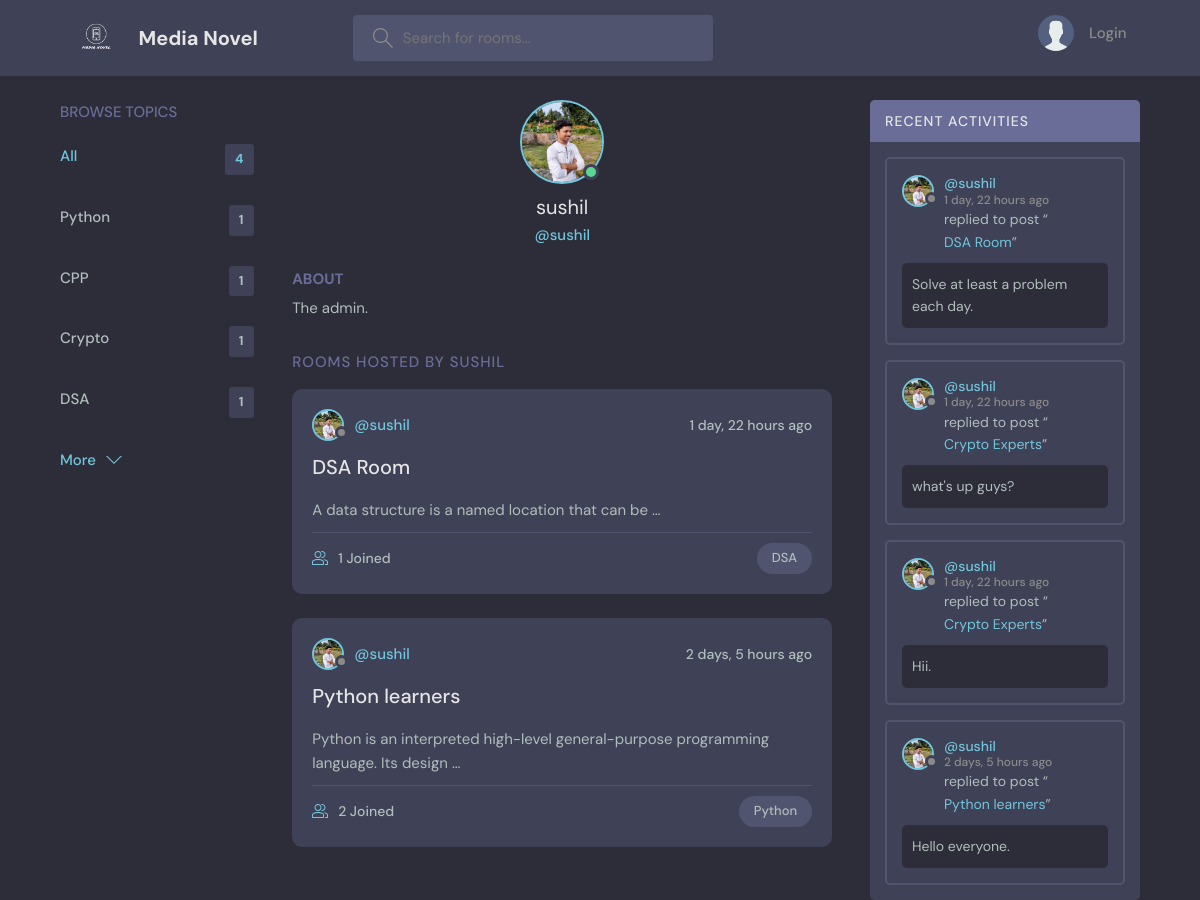
Page /profile/1/ on the committed database.
### base/models.py (models this page shows, shortened)
class Topic(models.Model):
    name = models.CharField(max_length=200)

class User(AbstractUser):
    name = models.CharField(max_length=200, null=True)
    email = models.EmailField(unique=True, null=True)
    bio = models.TextField(null=True)
    avatar = models.ImageField(null=True, default='avatar.svg')
    USERNAME_FIELD = 'email'
    REQUIRED_FIELDS = []

class Room(models.Model):
    host = models.ForeignKey(User, on_delete=models.SET_NULL, null=True)
    topic = models.ForeignKey(Topic, on_delete=models.SET_NULL, null=True)
    name = models.CharField(max_length=200)
    description = models.TextField(null=True, blank=True)
    participants = models.ManyToManyField(
        User, related_name='participants', blank=True)
    updated = models.DateTimeField(auto_now=True)
    created = models.DateTimeField(auto_now_add=True)
    class Meta:
        ordering = ['-updated', '-created']
    def __str__(self):
        return self.name

class Message(models.Model):
    user = models.ForeignKey(User, on_delete=models.CASCADE)
    room = models.ForeignKey(Room, on_delete=models.CASCADE)
    body = models.TextField()
    updated = models.DateTimeField(auto_now=True)
    created = models.DateTimeField(auto_now_add=True)
    class Meta:
        ordering = ['-updated', '-created']

### base/views.py (the view)
# urls.py: path('profile/<str:pk>/', views.profile, name='profile'),
def profile(request, pk):
    user = User.objects.get(id=pk)
    rooms = user.room_set.all()
    room_messages = user.message_set.all()
    topics = Topic.objects.all()
    context = {'user': user, 'rooms': rooms,
               'room_messages': room_messages, 'topics': topics}
    return render(request, 'base/profile.html', context)

### base/templates/base/profile.html (shortened to what this page needs)
{% extends 'main.html' %}
{% block content %}
<main class="profile-page layout layout--3">
    <div class="container">
      {% include 'base/topics_component.html' %}
      <div class="roomList">
        <div class="profile">
          <div class="profile__avatar">
            <div class="avatar avatar--large active">
              <img src="{{user.avatar.url}}" />
            </div>
          </div>
          <div class="profile__info">
            <h3>{{user.username}}</h3>
            <p>@{{user.username}}</p>
          </div>
          <div class="profile__about">
            <h3>About</h3>
            <p>{{user.bio}}</p>
          </div>
        </div>
        <div class="roomList__header">
          <div>
            <h2>Rooms Hosted by {{user.username}}</a>
            </h2>
          </div>
        </div>
        {% include 'base/feed_component.html' %}
      </div>
      {% include 'base/activity_component.html' %}
    </div>
  </main>
{% endblock content %}

### templates/main.html (shortened to what this page needs)
<!DOCTYPE html>
{% load static %}
<html lang="en">
  <head>
    <link rel="stylesheet" href="{% static 'styles/style.css' %}" />
  </head>
  <body>
    {% include 'navbar.html' %}  {% block content %} {% endblock content %}
  </body>
</html>

### templates/navbar.html (shortened to what this page needs)
{% load static %}
<header class="header header--loggedIn">
  <div class="container">
    <a href="{% url 'home' %}" class="header__logo">
      <img
        src="{% static 'images/MediaNovel_logos_white.png' %}"
        style="width: 45px; height: 45px"
      />
      <h1>Media Novel</h1>
    </a>
    <form class="header__search" action="{% url 'home' %}">
      <label>
        <input name="q" placeholder="Search for rooms..." />
      </label>
    </form>
    <nav class="header__menu">
      {% if request.user.is_authenticated %}
      <div class="header__user">
        <a href="{% url 'profile' user.id %}">
          <div class="avatar avatar--medium active">
            <img src="{{request.user.avatar.url}}" />
          </div>
          <p>
            {{request.user.username}} <span>@{{request.user.username}}</span>
          </p>
        </a>
        <button class="dropdown-button">
          <svg
            version="1.1"
            xmlns="http://www.w3.org/2000/svg"
            width="32"
            height="32"
            viewBox="0 0 32 32"
          >
            <title>chevron-down</title>
            <path d="M16 21l-13-13h-3l16 16 16-16h-3l-13 13z"></path>
          </svg>
        </button>
      </div>
      {% else %}
      <a href="{% url 'login' %}">
        <img src="{% static 'images/avatar.svg' %}" />
        <p>Login</p>
      </a>
      {% endif %}
    </nav>
  </div>
</header>

### base/templates/base/topics_component.html
<div class="topics">
  <div class="topics__header">
    <h2>Browse Topics</h2>
  </div>
  <ul class="topics__list">
    <li>
      <a href="{% url 'home' %}" class="active"
        >All <span>{{topics.count}}</span></a
      >
    </li>
    {% for topic in topics %}
    <li>
      <a href="{% url 'home' %}?q={{topic.name}}"
        >{{topic.name}}<span>{{topic.room_set.all.count}}</span></a
      >
    </li>
    {% endfor %}
  </ul>
  <a class="btn btn--link" href="{% url 'topics' %}">
    More
    <svg
      version="1.1"
      xmlns="http://www.w3.org/2000/svg"
      width="32"
      height="32"
      viewBox="0 0 32 32"
    >
      <title>chevron-down</title>
      <path d="M16 21l-13-13h-3l16 16 16-16h-3l-13 13z"></path>
    </svg>
  </a>
</div>

### base/templates/base/feed_component.html (shortened to what this page needs)
{% for room in rooms %}
<div class="roomListRoom">
  <div class="roomListRoom__header">
    <a href="{% url 'profile' room.host.id %}" class="roomListRoom__author">
      <div class="avatar avatar--small">
        <img src="{{room.host.avatar.url}}" />
      </div>
      <span>@{{room.host.username}}</span>
    </a>
    <div class="roomListRoom__actions">
      <span>{{room.created|timesince}} ago</span>
    </div>
  </div>
  <div class="roomListRoom__content">
    <a href="{% url 'room' room.id %}">{{room.name}}</a>
    <p>{{room.description|truncatewords:10}}</p>
  </div>
  <div class="roomListRoom__meta">
    <a href="{% url 'room' room.id %}" class="roomListRoom__joined">
      {{room.participants.all.count}} Joined
    </a>
    <p class="roomListRoom__topic">{{room.topic.name}}</p>
  </div>
</div>
{% endfor %}

### base/templates/base/activity_component.html (shortened to what this page needs)
<div class="activities">
  <div class="activities__header">
    <h2>Recent Activities</h2>
  </div>
  {% for message in room_messages %}
  <div class="activities__box">
    <div class="activities__boxHeader roomListRoom__header">
      <a
        href="{% url 'profile' message.user.id %}"
        class="roomListRoom__author"
      >
        <div class="avatar avatar--small">
          <img src="{{message.user.avatar.url}}" />
        </div>
        <p>
          @{{message.user.username}}
          <span>{{message.created|timesince}} ago</span>
        </p>
      </a>
    </div>
    <div class="activities__boxContent">
      <p>
        replied to post “<a href="{% url 'room' message.room.id %}"
          >{{message.room}}</a
        >”
      </p>
      <div class="activities__boxRoomContent">{{message.body}}</div>
    </div>
  </div>
  {% endfor %}
</div>

### rows in the picture
Topic: name "Python", room_set.all.count "1"
Topic: name "CPP", room_set.all.count "1"
Topic: name "Crypto", room_set.all.count "1"
Topic: name "DSA", room_set.all.count "1"
User: avatar (picture), username "sushil", bio "The admin.", username "SUSHIL"
Room: host.avatar (picture), host.username "sushil", created "1 day, 22 hours", name "DSA Room", description "A data structure is a named location that can be …", participants.all.count "1", topic.name "DSA"
Room: host.avatar (picture), host.username "sushil", created "2 days, 5 hours", name "Python learners", description "Python is an interpreted high-level general-purpose programming language. Its design …", participants.all.count "2", topic.name "Python"
Message: user.avatar (picture), user.username "sushil", created "1 day, 22 hours", room "DSA Room", body "Solve at least a problem each day."
Message: user.avatar (picture), user.username "sushil", created "1 day, 22 hours", room "Crypto Experts", body "what's up guys?"
Message: user.avatar (picture), user.username "sushil", created "1 day, 22 hours", room "Crypto Experts", body "Hii."
Message: user.avatar (picture), user.username "sushil", created "2 days, 5 hours", room "Python learners", body "Hello everyone."

### other values in the picture
{{ topics.count }} "4"
